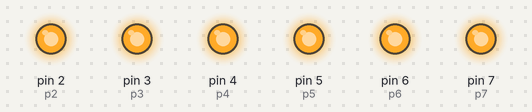
The sketch below on a simulated Arduino Uno, built with avr-gcc and run on an emulated ATmega328P. Parts: output pins drawn as LEDs (lit = HIGH). Pins used as bus, display or sensor lines are not drawn.

Above: at 1.0 s.
At 1.55 s:
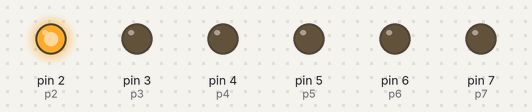
At 1.8 s:
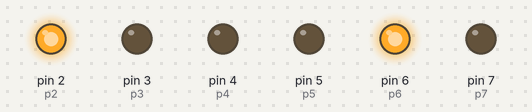
At 2.0 s:
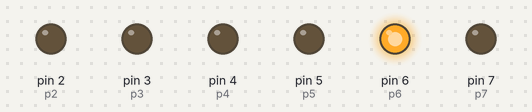
At 4.05 s:
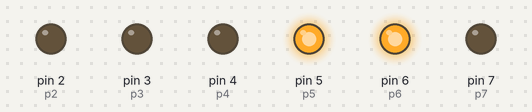
At 4.67 s:
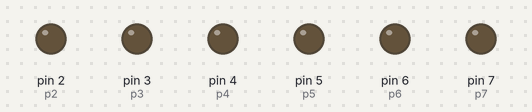
Timing chart, 0 to 6.0 s (numbered marks = the images above):
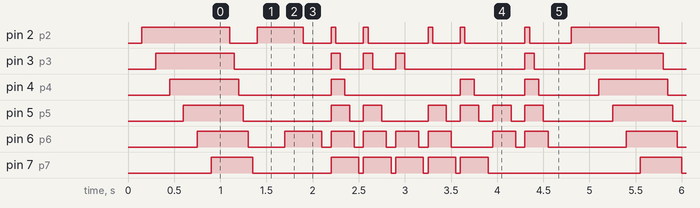

Measured:
- by itself, pin 3 (p3): repeats every 4.7 s: LOW 1.1 s, 2 × (HIGH 0.10 s, LOW 0.25 s), HIGH 0.10 s, LOW 1.3 s, HIGH 0.10 s, LOW 0.55 s, HIGH 0.85 s
- by itself, pin 4 (p4): repeats every 4.7 s: LOW 1.0 s, HIGH 0.15 s, LOW 1.3 s, HIGH 0.15 s, LOW 0.55 s, HIGH 0.15 s, LOW 0.65 s, HIGH 0.75 s
- by itself, pin 7 (p7): repeats every 4.7 s: LOW 0.85 s, 4 × (HIGH 0.30 s, LOW 0.05 s), HIGH 0.30 s, LOW 1.7 s, HIGH 0.45 s
- by itself, pin 5 (p5): repeats every 4.7 s: LOW 0.95 s, HIGH 0.20 s, LOW 0.15 s, HIGH 0.20 s, LOW 0.50 s, 3 × (HIGH 0.20 s, LOW 0.15 s), HIGH 0.20 s, LOW 0.75 s, HIGH 0.65 s
- by itself, pin 6 (p6): repeats every 4.7 s: LOW 0.40 s, HIGH 0.40 s, 4 × (LOW 0.10 s, HIGH 0.25 s), LOW 0.45 s, HIGH 0.25 s, LOW 0.10 s, HIGH 0.25 s, LOW 0.85 s, HIGH 0.55 s

The sketch:

practica_11_7_segmentos1.ino
```cpp
byte p1 = 1;
byte p2 = 2;
byte p3 = 3;
byte p4 = 4;
byte p5 = 5;
byte p6 = 6;
byte p7 = 7;

byte del = 150;

byte noSeven[] = {p2,p1,p6};
byte noSix[]  = {p2,p3,p4,p5,p6,p7};
byte noFive[] = {p2,p3,p7,p6,p5};
byte noFour[] = {p3,p7,p1,p6};
byte noThree[] = {p2,p1,p7,p6,p5};
byte noTwo[]  = {p2,p1,p7,p4,p5};
byte noOne[]  = {p6,p5};
byte noZero[] = {p1,p2,p3,p4,p5,p6};

void setup()
{
  Serial.begin(9600);
  pinMode(p1,OUTPUT);
  pinMode(p2,OUTPUT);
  pinMode(p3,OUTPUT);
  pinMode(p4,OUTPUT);
  pinMode(p5,OUTPUT);
  pinMode(p6,OUTPUT);
  pinMode(p7,OUTPUT);
}

void loop()
{
  noEight();
  cleanNum();
  sevenNumber();
  cleanNum();
  sixNumber();
  cleanNum();
  fiveNumber();
  cleanNum();
  fourNumber();
  cleanNum();
  threeNumber();
  cleanNum();
  twoNumber();
  cleanNum();
  oneNumber();
  cleanNum();
  zeroNumber();
  cleanNum();
}

void cleanNum(){
  for(int i=1; i<8;  i++){
    digitalWrite(i, LOW);
    delay(50);
  }
}

void noEight(){
  for (int i=1; i<8; i++){
    digitalWrite(i,HIGH);
    delay(del);
  }
}

void sevenNumber(){
  for(int i = 0; i<3; i++){
    digitalWrite(noSeven[i],HIGH);
    delay(del);
  }
}

void sixNumber(){
  for(int i=0; i<6; i++){
    digitalWrite(noSix[i],HIGH);
  }
}

void fiveNumber(){
  for(int i=0; i<5; i++){
    digitalWrite(noFive[i],HIGH);
  }
}

void fourNumber(){
  for(int i=0; i<4; i++){
    digitalWrite(noFour[i],HIGH);
  }
}

void threeNumber(){
  for(int i=0; i<5; i++){
    digitalWrite(noThree[i],HIGH);
  }
}

void twoNumber(){
  for(int i=0; i<5; i++){
    digitalWrite(noTwo[i],HIGH);
  }
}

void oneNumber(){
  for(int i=0; i<2; i++){
    digitalWrite(noOne[i],HIGH);
  }
}

void zeroNumber(){
  for(int i=0; i<6; i++){
    digitalWrite(noZero[i],HIGH);
  }
}
```
